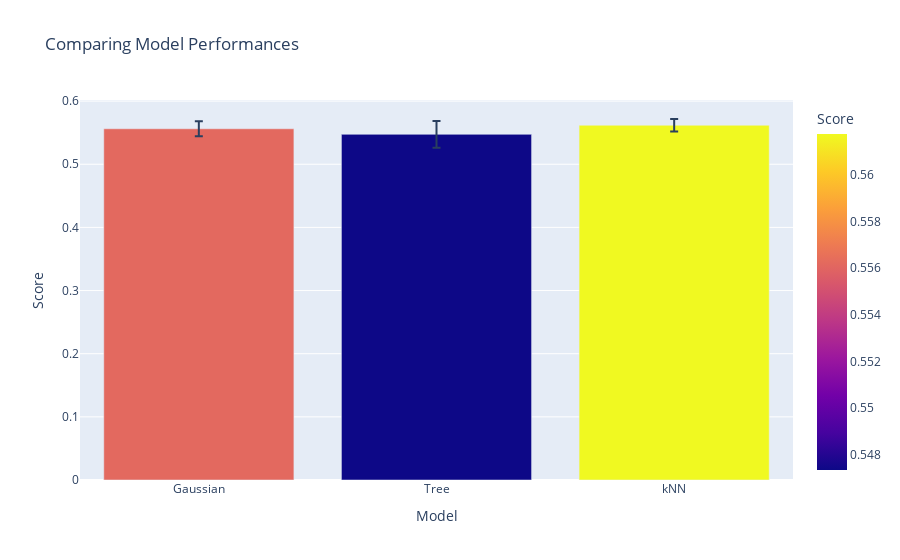

Source (notebook cell):
### Code cell
def visualize_model_descriptives():
    plot = px.bar(model_random_vals_stats,title="Comparing Model Performances", x="Group",
                  y = "mean", error_y = "sem", color="mean",labels={"mean":"Score", "Group":"Model"})
    return plot

visualize_model_descriptives()

### Figure 1 — Plotly figure (JSON) as saved in the notebook; plotly's stock layout.template omitted (floating-point values rounded to 4 significant figures)
{"data": [{"alignmentgroup": "True", "error_y": {"array": [0.01174, 0.02105, 0.009905]}, "hovertemplate": "Model=%{x}<br>Score=%{marker.color}<extra></extra>", "legendgroup": "", "marker": {"color": [0.5562, 0.5474, 0.5617], "coloraxis": "coloraxis"}, "name": "", "offsetgroup": "", "orientation": "v", "showlegend": false, "textposition": "auto", "type": "bar", "x": ["Gaussian", "Tree", "kNN"], "xaxis": "x", "y": [0.5562, 0.5474, 0.5617], "yaxis": "y"}], "layout": {"barmode": "relative", "coloraxis": {"colorbar": {"title": {"text": "Score"}}, "colorscale": [[0, "#0d0887"], [0.1111, "#46039f"], [0.2222, "#7201a8"], [0.3333, "#9c179e"], [0.4444, "#bd3786"], [0.5556, "#d8576b"], [0.6667, "#ed7953"], [0.7778, "#fb9f3a"], [0.8889, "#fdca26"], [1, "#f0f921"]]}, "legend": {"tracegroupgap": 0}, "title": {"text": "Comparing Model Performances"}, "xaxis": {"anchor": "y", "domain": [0, 1], "title": {"text": "Model"}}, "yaxis": {"anchor": "x", "domain": [0, 1], "title": {"text": "Score"}}}}
